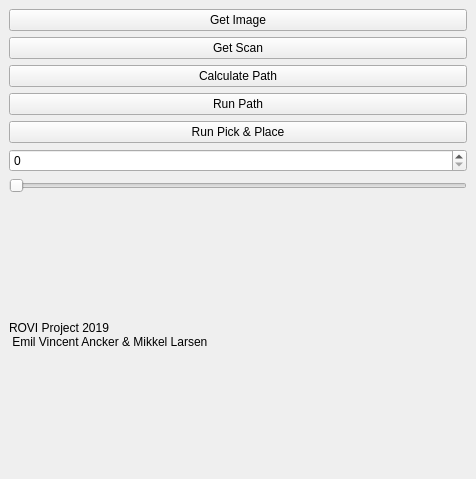
<?xml version="1.0" encoding="UTF-8"?>
<ui version="4.0">
 <class>SamplePlugin</class>
 <widget class="QDockWidget" name="SamplePlugin">
  <property name="geometry">
   <rect>
    <x>0</x>
    <y>0</y>
    <width>476</width>
    <height>479</height>
   </rect>
  </property>
  <property name="windowTitle">
   <string>DockWidget</string>
  </property>
  <widget class="QWidget" name="dockWidgetContents">
   <layout class="QVBoxLayout" name="verticalLayout_2">
    <item>
     <layout class="QVBoxLayout" name="verticalLayout">
      <item>
       <widget class="QPushButton" name="_btn_im">
        <property name="text">
         <string>Get Image</string>
        </property>
       </widget>
      </item>
      <item>
       <widget class="QPushButton" name="_btn_scan">
        <property name="text">
         <string>Get Scan</string>
        </property>
       </widget>
      </item>
      <item>
       <widget class="QPushButton" name="_btn0">
        <property name="text">
         <string>Calculate Path</string>
        </property>
       </widget>
      </item>
      <item>
       <widget class="QPushButton" name="_btn1">
        <property name="text">
         <string>Run Path</string>
        </property>
       </widget>
      </item>
      <item>
       <widget class="QPushButton" name="_btn_run">
        <property name="text">
         <string>Run Pick &amp;&amp; Place</string>
        </property>
       </widget>
      </item>
      <item>
       <widget class="QSpinBox" name="_spinBox"/>
      </item>
      <item>
       <widget class="QSlider" name="_slider">
        <property name="orientation">
         <enum>Qt::Horizontal</enum>
        </property>
       </widget>
      </item>
      <item>
       <widget class="QLabel" name="_label">
        <property name="text">
         <string>ROVI Project 2019 
 Emil Vincent Ancker &amp; Mikkel Larsen</string>
        </property>
       </widget>
      </item>
     </layout>
    </item>
   </layout>
  </widget>
 </widget>
 <resources/>
 <connections/>
</ui>
